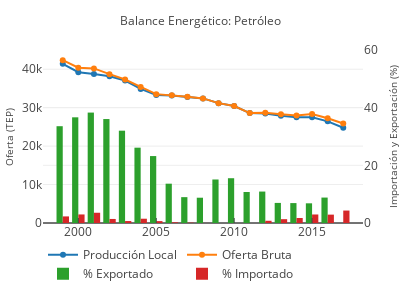

The code cell stored with this chart in its notebook:
### Code cell
produccion_local_pet = go.Scatter(
    x=df_primaria.query('producto == "Petroleo"').anio,
    y=df_primaria.query('producto == "Petroleo"').produccion_local,
    name='Producción Local'
)

oferta_bruta_pet = go.Scatter(
    x=df_primaria.query('producto == "Petroleo"').anio,
    y=df_primaria.query('producto == "Petroleo"').oferta_bruta,
    name='Oferta Bruta'
)

importado_pet = go.Bar(
    x=df_primaria.query('producto == "Petroleo"').anio,
    y=df_primaria.query('producto == "Petroleo"').importado_pcnt,
    yaxis='y2',
    name='% Importado'
)

exportado_pet = go.Bar(
    x=df_primaria.query('producto == "Petroleo"').anio,
    y=df_primaria.query('producto == "Petroleo"').exportado_pcnt,
    yaxis='y2',
    name='% Exportado'
)

data = [produccion_local_pet,oferta_bruta_pet, exportado_pet,importado_pet]

layout = go.Layout(
    title='Balance Energético: Petróleo',
    yaxis=dict(
        title='Oferta (TEP)',
        range=[0, 45000],
    ),
    yaxis2=dict(
        title='Importación y Exportación (%)',
        overlaying='y',
        side='right',
        range=[0, 60]
    ),
    xaxis=dict(
        tickmode='linear',
        ticks='inside',
        tick0=1990,
        dtick=5
    ),
    legend=dict(orientation="h")
)
fig = go.Figure(data=data, layout=layout)

# configurar para que se vea bien en celulares
fig['layout'].update(height=300, width=400)
fig['layout']['margin'].update(l=25, r=25, b=50, t=50, pad=0)
fig['layout']['yaxis'].update(automargin=True, titlefont=dict(size=10))
fig['layout']['yaxis2'].update(automargin=True, titlefont=dict(size=10))
fig['layout']['title'].update(font=dict(size=12))

# visualizar localmente
iplot(fig, filename='balance-energetico')

# publicar
#py.iplot(fig, filename='produccion-hidrocarburos-anual', sharing='public')

### Figure 1 — Plotly figure (JSON) as saved in the notebook; plotly's stock layout.template omitted (floating-point values rounded to 4 significant figures)
{"data": [{"name": "Producción Local", "type": "scatter", "uid": "73fc6d66-fae0-4d72-b400-1c0e039c9c10", "x": [2017, 2016, 2015, 2014, 2013, 2012, 2011, 2010, 2009, 2008, 2007, 2006, 2005, 2004, 2003, 2002, 2001, 2000, 1999], "y": [24770.0, 26440.0, 27500.0, 27480.0, 27890.0, 28450.0, 28580.0, 30440.0, 31180.0, 32410.0, 32770.0, 33150.0, 33300.0, 34870.0, 37070.0, 38170.0, 38780.0, 39210.0, 41390.0]}, {"name": "Oferta Bruta", "type": "scatter", "uid": "c879288d-0073-434e-9a90-65caa3229ab1", "x": [2017, 2016, 2015, 2014, 2013, 2012, 2011, 2010, 2009, 2008, 2007, 2006, 2005, 2004, 2003, 2002, 2001, 2000, 1999], "y": [25880.0, 27230.0, 28330.0, 27970.0, 28260.0, 28670.0, 28580.0, 30440.0, 31180.0, 32410.0, 32810.0, 33230.0, 33520.0, 35400.0, 37320.0, 38710.0, 40210.0, 40410.0, 42360.0]}, {"name": "% Exportado", "type": "bar", "uid": "8de4fbed-983a-4d69-99f7-9189a614be57", "x": [2017, 2016, 2015, 2014, 2013, 2012, 2011, 2010, 2009, 2008, 2007, 2006, 2005, 2004, 2003, 2002, 2001, 2000, 1999], "y": [0, 8.821, 6.83, 6.906, 6.968, 10.9, 10.75, 15.53, 15.09, 8.773, 8.964, 13.64, 23.22, 26.13, 32.02, 36.05, 38.29, 36.65, 33.57], "yaxis": "y2"}, {"name": "% Importado", "type": "bar", "uid": "f09c9765-c42b-4583-ae8a-0fe6e812ee4a", "x": [2017, 2016, 2015, 2014, 2013, 2012, 2011, 2010, 2009, 2008, 2007, 2006, 2005, 2004, 2003, 2002, 2001, 2000, 1999], "y": [4.317, 2.903, 2.955, 1.744, 1.327, 0.7694, 0, 0, 0, 0.01337, 0.1232, 0.2399, 0.657, 1.484, 0.6796, 1.401, 3.555, 2.966, 2.284], "yaxis": "y2"}], "layout": {"height": 300, "legend": {"orientation": "h"}, "margin": {"b": 50, "l": 25, "pad": 0, "r": 25, "t": 50}, "title": {"font": {"size": 12}, "text": "Balance Energético: Petróleo"}, "width": 400, "xaxis": {"dtick": 5, "tick0": 1990, "tickmode": "linear", "ticks": "inside"}, "yaxis": {"automargin": true, "range": [0, 45000], "title": {"font": {"size": 10}, "text": "Oferta (TEP)"}}, "yaxis2": {"automargin": true, "overlaying": "y", "range": [0, 60], "side": "right", "title": {"font": {"size": 10}, "text": "Importación y Exportación (%)"}}}}
